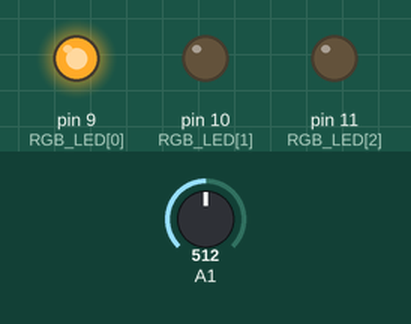
Simulated run of this sketch. Board: Arduino Uno, built with avr-gcc and run on an emulated ATmega328P. Parts: output pins drawn as LEDs (lit = HIGH). The test bench sets the inputs (shaded band); at power-on: A1 = 512. What the sketch prints to the serial monitor is not drawn.

Above: at 1.8 s.
1.9 s: A1 set to 67
3.4 s: A1 set to 58
At 5.0 s:
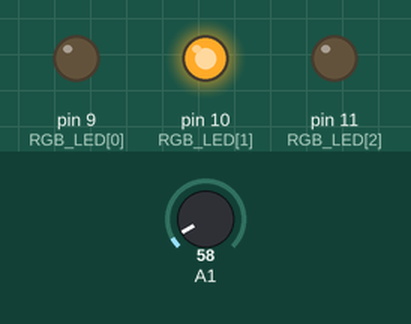
5.5 s: A1 set to 22
7.2 s: A1 set to 18
At 8.3 s:
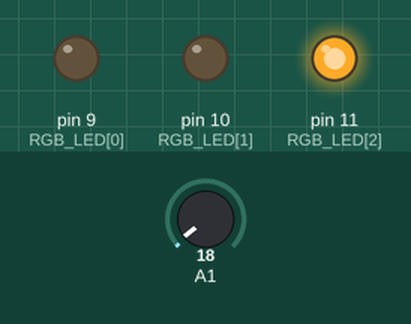
9.5 s: A1 set to 122
At 11.1 s:
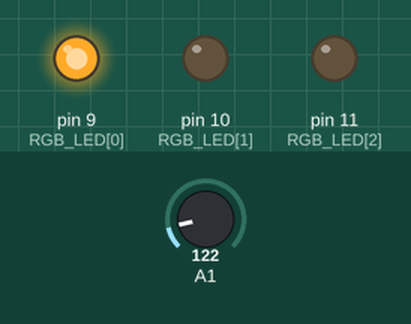
11.5 s: A1 set to 0
At 12.8 s:
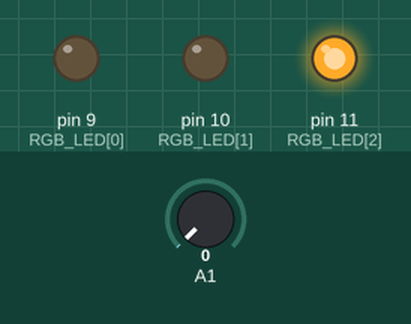
Timing chart, 0 to 14.5 s (numbered marks = the images above; inputs shaded):
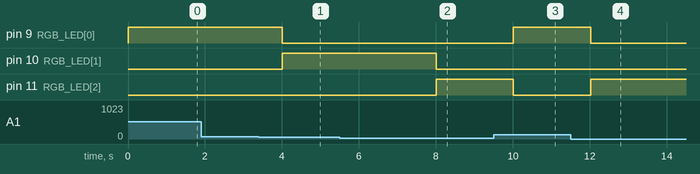

Measured:
- the behaviour switches between 62 and 61 on A1 (found by bisection; images 0 and 1)
- the behaviour switches between 21 and 20 on A1 (found by bisection; images 1 and 2)
- after the input at 1.9 s, every drawn part: stays the same
- after the input at 3.4 s, pin 9 (RGB_LED[0]): HIGH → LOW after 0.61 s; pin 10 (RGB_LED[1]): LOW → HIGH after 0.61 s
- after the input at 5.5 s, every drawn part: stays the same
- after the input at 7.2 s, pin 10 (RGB_LED[1]): HIGH → LOW after 0.81 s; pin 11 (RGB_LED[2]): LOW → HIGH after 0.81 s
- after the input at 9.5 s, pin 9 (RGB_LED[0]): LOW → HIGH after 0.52 s; pin 11 (RGB_LED[2]): HIGH → LOW after 0.52 s
- after the input at 11.5 s, pin 9 (RGB_LED[0]): HIGH → LOW after 0.52 s; pin 11 (RGB_LED[2]): LOW → HIGH after 0.52 s

The sketch:

tem.ino
```cpp
int RGB_LED[] = {9,10,11};
int LOWER = 10;
int UPPER = 30;

void setup() {
    Serial.begin(9600);
    for (int i = 0; i < 3; i++)
    {
        pinMode(RGB_LED[i], OUTPUT);
    }
}

void loop() {
    int reading = analogRead(A1);
    float voltage = reading * 5.0 / 1024.0;
    Serial.print(voltage);
    Serial.print("V :");

    float temC = voltage * 100;
    Serial.print(temC);
    Serial.print("C: ");

    float temF = (temC * 9.0 / 5.0) + 32.0;
    Serial.print(temF);
    Serial.println(" F");

    if (temC < LOWER)
    {
        Serial.println("파랑색 켬");
        digitalWrite(RGB_LED[0], LOW);
        digitalWrite(RGB_LED[1], LOW);
        digitalWrite(RGB_LED[2], HIGH);
    }
    else if (temC > UPPER)
    {
        Serial.println("빨간색 켬");
        digitalWrite(RGB_LED[0], HIGH);
        digitalWrite(RGB_LED[1], LOW);
        digitalWrite(RGB_LED[2], LOW);
    }
    else
    {
        Serial.println("녹색 켬");
        digitalWrite(RGB_LED[0], LOW);
        digitalWrite(RGB_LED[1], HIGH);
        digitalWrite(RGB_LED[2], LOW);
    }
    delay(1000);
}
```
